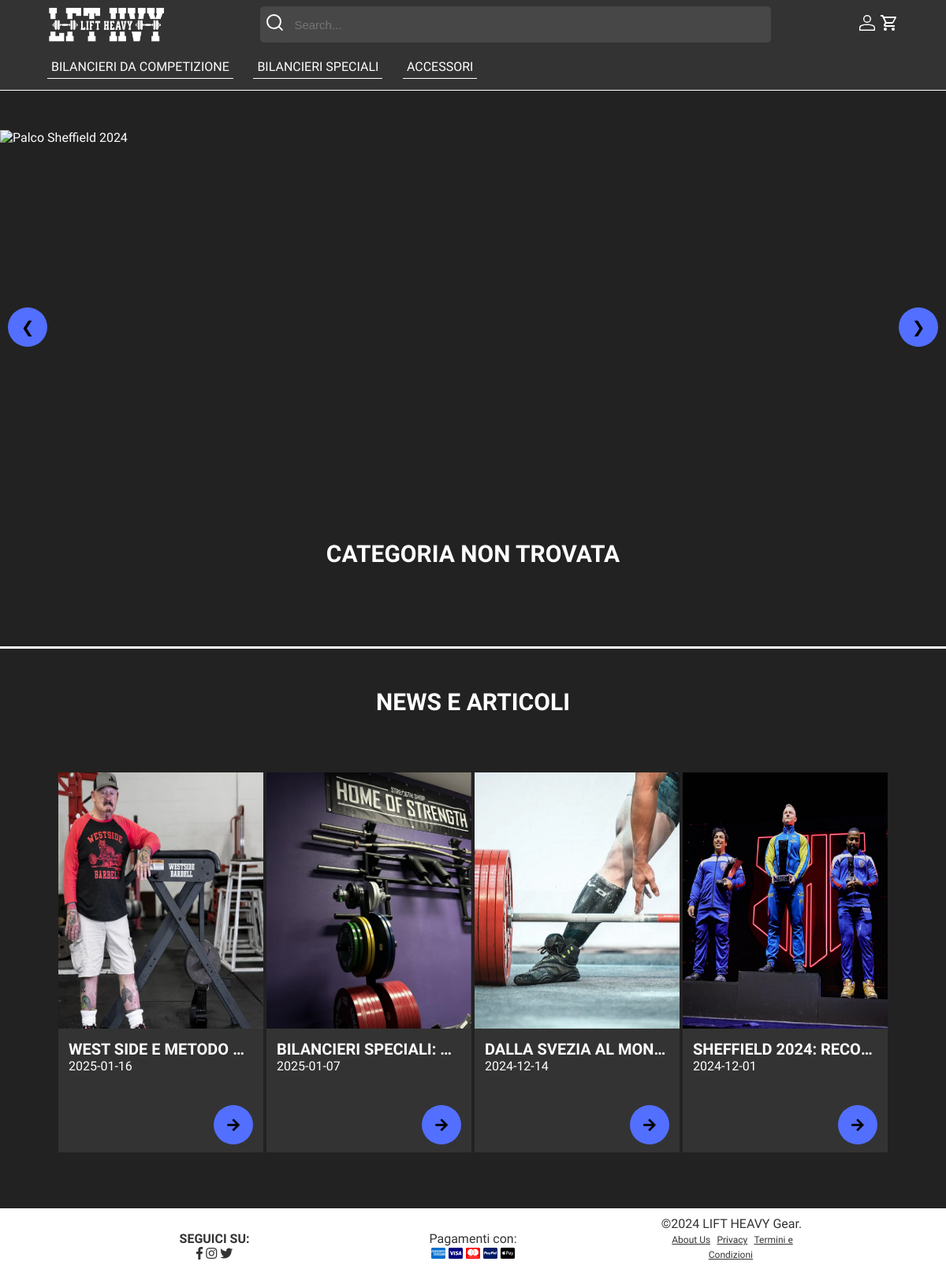
Screenshot of /categoria.php with the database file from the repository.
### tables this page shows
CREATE TABLE categoria (
     ID_categoria INT NOT NULL AUTO_INCREMENT,
     nome_categoria VARCHAR(100) NOT NULL,
     CONSTRAINT ID_categoria_ID PRIMARY KEY (ID_categoria)
);

CREATE TABLE articolo (
     ID_articolo INT NOT NULL AUTO_INCREMENT,
     titolo_articolo VARCHAR(255) NOT NULL,
     testo_articolo MEDIUMTEXT NOT NULL,
     data_articolo DATE NOT NULL,
     immagine_articolo VARCHAR(255) NOT NULL,
     CONSTRAINT ID_articolo_ID PRIMARY KEY (ID_articolo)
);

### categoria.php (called while the page is built)
<?php
require_once("bootstrap.php");
$id_cat = isset($_GET['id']) ? (int)$_GET['id'] : 0;
$categoria = $dbh->getCategoriesById($id_cat);
$templateParams["titolo"] = isset($categoria["nome_categoria"]) ? $categoria["nome_categoria"] : "Categoria non trovata";
$templateParams["titolo-main"] =  isset($categoria["nome_categoria"]) ? $categoria["nome_categoria"] : "Categoria non trovata";
$templateParams["categorie"] = $dbh->getCategories();
$templateParams["nome-main"] = "lista_prodotti.php";
$templateParams["lista-prodotti"] = $dbh->getProductByCategory($id_cat);
$templateParams["show-aside"] = true;
$templateParams["articoli"] = $dbh->getArticles();
require("template/base.php");
?>

### db/database.php (called while the page is built, shortened)
<?php
class DatabaseHelper
{
    private $db;
    public function __construct($servername, $username, $password, $dbname, $port)
    {
        $this->db = new mysqli($servername, $username, $password, $dbname, $port);
    }
    public function getCategories()
    {
        $query = "SELECT ID_categoria, nome_categoria FROM categoria ORDER BY ID_categoria ASC";
        $stmt = $this->db->prepare($query);
        $stmt->execute();
        $result = $stmt->get_result();
        $categories = $result->fetch_all(MYSQLI_ASSOC);
        return $categories;
    }
    public function getProductByCategory($idcategoria)
    {
        $query = "SELECT ID_prodotto, nome, immagine, descrizione, prezzo, quantita FROM prodotto WHERE ID_categoria = ?";
        $stmt = $this->db->prepare($query);
        $stmt->bind_param('i', $idcategoria);
        $stmt->execute();
        $result = $stmt->get_result();
        return $result->fetch_all(MYSQLI_ASSOC);
    }
    public function getArticles()
    {
        $query = "SELECT ID_articolo, titolo_articolo, testo_articolo, data_articolo, immagine_articolo FROM articolo ORDER BY data_articolo DESC ";
        $stmt = $this->db->prepare($query);
        $stmt->execute();
        $result = $stmt->get_result();
        return $result->fetch_all(MYSQLI_ASSOC);
    }
}

### bootstrap.php (called while the page is built, shortened)
<?php
require_once("db/database.php");
$dbh = new DatabaseHelper("localhost", "root", "", "liftheavygear", 3306);
?>

### template/base.php (the view, shortened to what this page needs)
<!DOCTYPE html>
<html lang="it">
<head>
    <link rel="stylesheet" href="https://use.fontawesome.com/releases/v5.7.0/css/all.css"
 />
    <link rel="stylesheet" href="css/style.css" />
    <link rel="stylesheet" href="css/styleClass.css" />
    <link rel="stylesheet" href="css/carrello.css" />
</head>
<body>
    <header>
        <div class="header-menu">
            <a href="#" id="menu-toggle">
            </a>
            <nav>
                <ul id="dropdown-menu" class="hidden">
                    <?php foreach ($templateParams["categorie"] as $categoria): ?>
                        <li>
                            <a href="<?php
                                        if (isset($_SESSION["loggedin"]) && $_SESSION["loggedin"] === true) {
                                            $userRole = $_SESSION["venditore"];
                                            echo $userRole === 'Y' ? '#' : 'categoria.php?id=' . $categoria["ID_categoria"];
                                        } else {
                                            echo 'categoria.php?id=' . $categoria["ID_categoria"];
                                        }
                                        ?>">
                                <?php echo $categoria["nome_categoria"]; ?>
                            </a>
                        </li>
                    <?php endforeach; ?>
                </ul>
            </nav>
        </div>
        <div class="header-logo">
            <a href="<?php
                        if (isset($_SESSION["loggedin"]) && $_SESSION["loggedin"] === true) {
                            $userRole = $_SESSION["venditore"];
                            echo $userRole === 'Y' ? '#' : 'index.php';
                        } else {
                            echo 'categoria.php?id=' . $categoria["ID_categoria"];
                        }
                        ?>" id="link-index">
                <img src="images/logos/Logo_Main.png" alt="logo" /></a>
        </div>
        <div class="header-icon">
            <a href="<?php
                        if (isset($_SESSION["loggedin"]) && $_SESSION["loggedin"] === true) {
                            $userRole = $_SESSION["venditore"];
                            echo $userRole === 'Y' ? 'areaVenditore.php' : 'areaCliente.php';
                        } else {
                            echo 'login.php';
                        }
                        ?>">
            </a>
            <a href="<?php
                        if (!isset($_SESSION["loggedin"]) || $_SESSION["loggedin"] !== true) {
                            echo 'login.php';
                        } else {
                            $userRole = $_SESSION["venditore"];
                            echo $userRole === 'Y' ? '#' : 'carrello.php';
                        }
                        ?>" id="link-carrello">
            </a>
        </div>
        <div class="header-search">
            <form method="GET" action="search-bar.php" id="searchForm">
                <span type="submit">
                </span>
                <input type="search" name="search" autocomplete="off" placeholder="Search..." value="<?php echo isset($_GET['search']) ? htmlspecialchars($_GET['search']) : ''; ?>" id="searchInput" />
            </form>
        </div>
    </header>
    <main>
    </main>
    <?php if (isset($templateParams["show-aside"]) && $templateParams["show-aside"]): ?>
        <aside>
            <h1>NEWS E ARTICOLI</h1>
            <?php if (isset($templateParams["articoli"]) && !empty($templateParams["articoli"])): ?>
                <?php foreach ($templateParams["articoli"] as $articolo): ?>
                    <div class="articolo">
                        <img src="<?php echo UPLOAD_DIR_ARTICLES . $articolo["immagine_articolo"]; ?>" alt="<?php echo $articolo["titolo_articolo"]; ?>" />
                        <section>
                            <h3><?php echo $articolo["titolo_articolo"]; ?></h3>
                            <p><?php echo $articolo["data_articolo"]; ?></p>
                            <button onclick="window.location.href='articolo.php?id=<?php echo $articolo['ID_articolo']; ?>' "><span class="fas fa-arrow-right"></span></button>
                        </section>
                    </div>
                <?php endforeach; ?>
            <?php else: ?>
                <p>Nessun articolo disponibile.</p>
            <?php endif; ?>
        </aside>
    <?php endif; ?>
    <footer>
        <section class="social">
            <h2>SEGUICI SU:</h2>
            <a href="http://www.facebook.com"><span class="fab fa-facebook-f" style="color: #333;"></span></a>
            <a href="http://instagram.com"><span class="fab fa-instagram" style="color: #333;"></span></a>
            <a href="http://twitter.com"><span class="fab fa-twitter" style="color: #333;"></span></a>
        </section>
        <section class="pagamenti">
            <p>Pagamenti con:</p>
            <a href="https://americanexpress.com"><span class="fab fa-cc-amex" style="color: #006FCF;"></span></a>
            <a href="https://visa.com"><span class="fab fa-cc-visa" style="color: navy;"></span></a>
            <a href="https://mastercard.com"><span class="fab fa-cc-mastercard" style="color: red;"></span></a>
            <a href="https://www.paypal.com"><span class="fab fa-cc-paypal" style="color: #001C64;"></span></a>
            <a href="https://www.apple.com/it/apple-pay/"><span class="fab fa-cc-apple-pay"
                    style="color: #000000;"></span></a>
        </section>
        <section class="copyright">
            <p>©2024 LIFT HEAVY Gear.</p>
            <a href="about.php">About Us</a>
            <a href="privacy.php">Privacy</a>
            <a href="termini.php">Termini e Condizioni</a>
        </section>
    </footer>
</body>
</html>

### css/style.css (style rules this page uses)
* { list-style: none; text-decoration: none; box-sizing: border-box; margin: 0; padding: 0; }
body { background-color: #222; font-family: 'Libre Franklin'; font-size: 16px; min-height: 100%; }
body svg { color: #fff; fill: none; width: 24px; height: 24px; }
h1 { text-align: center; text-transform: uppercase; font-family: 'Arimo'; font-size: 30px; margin-bottom: 50px; }
h3 { font-family: 'Arimo'; text-transform: uppercase; font-size: 20px; margin-top: 10px; }
header { background-color: #333; border-bottom: 1px solid #fff; width: 100%; height: 115px; padding: 8px 5%; }
header svg { color: #fff; display: block; align-items: center; }
main { background: #222; color: #fff; padding: 50px 0; }
section { padding: 0 5%; }
form { display: block; text-align: left; margin: 0 auto; width: 80%; }
form input { display: block; width: 100%; border: 1px solid #fff; border-radius: 10px; background-color: #222; color: #fff; padding: 15px; font-size: 16px; margin-bottom: 20px; cursor: text; }
button { background-color: #526FFF; color: black; padding: 15px 20px; border: none; border-radius: 5px; cursor: pointer; display: flex; justify-content: center; align-items: center; width: 200px; margin: 0 auto; margin-top: 40px; }
aside { background: #222; border-top: #fff; border-top: solid; color: #fff; text-align: center; padding: 50px 5%; }
footer { background-color: #fff; color: #333; text-align: center; width: 100%; padding: 0 5%; }
footer>section { padding: 10px 0; }
@media screen and (min-width: 768px) { body { background-color: #222; } }
@media screen and (min-width: 768px) { footer>section { padding: 10px 0; margin: 0 5%; } }

### rows the page displays
categoria: nome_categoria "BILANCIERI DA COMPETIZIONE"
categoria: nome_categoria "BILANCIERI SPECIALI"
categoria: nome_categoria "ACCESSORI"
articolo: immagine_articolo (picture), titolo_articolo "WEST SIDE E METODO…", data_articolo "2025-01-16"
articolo: immagine_articolo (picture), titolo_articolo "BILANCIERI SPECIALI:…", data_articolo "2025-01-07"
articolo: immagine_articolo (picture), titolo_articolo "DALLA SVEZIA AL MON…", data_articolo "2024-12-14"
articolo: immagine_articolo (picture), titolo_articolo "SHEFFIELD 2024: RECO…", data_articolo "2024-12-01"

### other values shown
$templateParams["titolo-main"] "CATEGORIA NON TROVATA"
